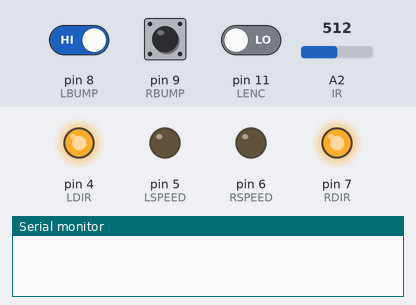
Bench run of a sketch on a simulated Arduino Uno, built with avr-gcc and run on an emulated ATmega328P. On the bench: output pins drawn as LEDs (lit = HIGH), the last lines printed to the serial monitor. The inputs (shaded band) are chosen by the test bench; at power-on: pin 8 (LBUMP) HIGH, pin 9 (RBUMP) HIGH, pin 11 (LENC) LOW, A2 (IR) = 512.

Above: at 0.8 s.
0.9 s: pin 8 (LBUMP) driven LOW
At 1.5 s:
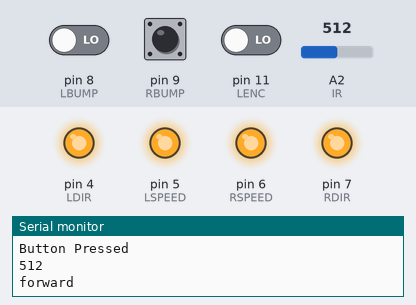
At 2.9 s:
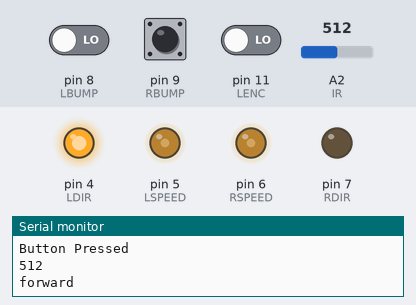
Timing chart, 0 to 4.4 s (numbered marks = the images above; inputs shaded):
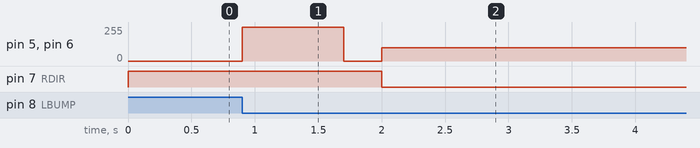

The sketch:

module8_task1.ino
```cpp
#include <EEPROM.h>
#define IR A2
#define LSPEED 5
#define LDIR 4
#define RSPEED 6
#define RDIR 7
#define LBUMP 8
#define RBUMP 9
#define LENC 11
#define RENC 10

byte left_speed, right_speed;

void setup() {
  // put your setup code here, to run once:
  Serial.begin(9600);
  pinMode(A2, INPUT);
  pinMode(LBUMP, INPUT);
  pinMode(RBUMP, INPUT);
  pinMode(LSPEED, OUTPUT);
  pinMode(LDIR, OUTPUT);
  pinMode(RSPEED, OUTPUT);
  pinMode(RDIR, OUTPUT);
  digitalWrite(LDIR, HIGH);
  digitalWrite(RDIR, HIGH);
  analogWrite(LSPEED, 0);
  analogWrite(RSPEED, 0);
  pinMode(RENC,INPUT);
  pinMode(LENC, INPUT);
  left_speed = EEPROM.read(0);
  right_speed = EEPROM.read(1);
  WaitButton();
}

void loop() {
  // put your main code here, to run repeatedly:
  Serial.println(analogRead(A2));
  Forward();
  AdjustSpeeds();
  CheckDist();
}

void Forward() {
  Serial.print("forward");
  digitalWrite(LDIR, HIGH);
  digitalWrite(RDIR, HIGH);
  analogWrite(LSPEED, left_speed);
  analogWrite(RSPEED, right_speed);
  delay(300);
}

void WaitButton() {
  while(1){
    if (digitalRead(LBUMP) == LOW || digitalRead(RBUMP) == LOW){
      Serial.println("Button Pressed");
      return;
    }
  }
}

void AdjustSpeeds() {
  if (digitalRead(LBUMP) == LOW || digitalRead(RBUMP) == LOW) {
    delay(500);
    if (digitalRead(LBUMP) == LOW && digitalRead(RBUMP) == HIGH) {
      right_speed += 5;
      left_speed -= 5;
    }
    else if (digitalRead(LBUMP) == HIGH && digitalRead(RBUMP) == LOW) {
      right_speed -= 5;
      left_speed += 5;
    }
    if (digitalRead(LBUMP) == LOW && digitalRead(RBUMP) == LOW) {
      EEPROM.write(0, left_speed);
      EEPROM.write(1, right_speed);

      right_speed = left_speed = 0;
      delay(100);
    }
  }
}

void Rotate() {
  int i = 0;
  int state = digitalRead(LENC);
  digitalWrite(LDIR, HIGH);
  digitalWrite(RDIR, LOW);
  analogWrite(LSPEED, 100);
  analogWrite(RSPEED, 100);
  while(i <= 16){
    if(digitalRead(LENC) == HIGH && state == 0) {
      i++;
      state = 1;
    }
    if (digitalRead(LENC) == LOW && state == 1) {
      i++;
      state = 0;
    }
    if (i >= 28){
      analogWrite(RSPEED, 90);
      analogWrite(LSPEED, 90);
    }
  }
  analogWrite(RSPEED, 0);
  analogWrite(LSPEED, 0);
}

void CheckDist() {
  if (analogRead(IR) >= 450) {
    analogWrite(LSPEED, 0);
    analogWrite(RSPEED, 0);
    delay(300);
    Rotate();
    delay(300);
  }
}
```

Measured:
- after the input at 0.9 s, pin 5 (LSPEED), pin 6 (RSPEED): 0/255 → 255/255 at once, → 0/255 0.80 s later, → 100/255 0.30 s later; pin 7 (RDIR): HIGH → LOW after 1.1 s
